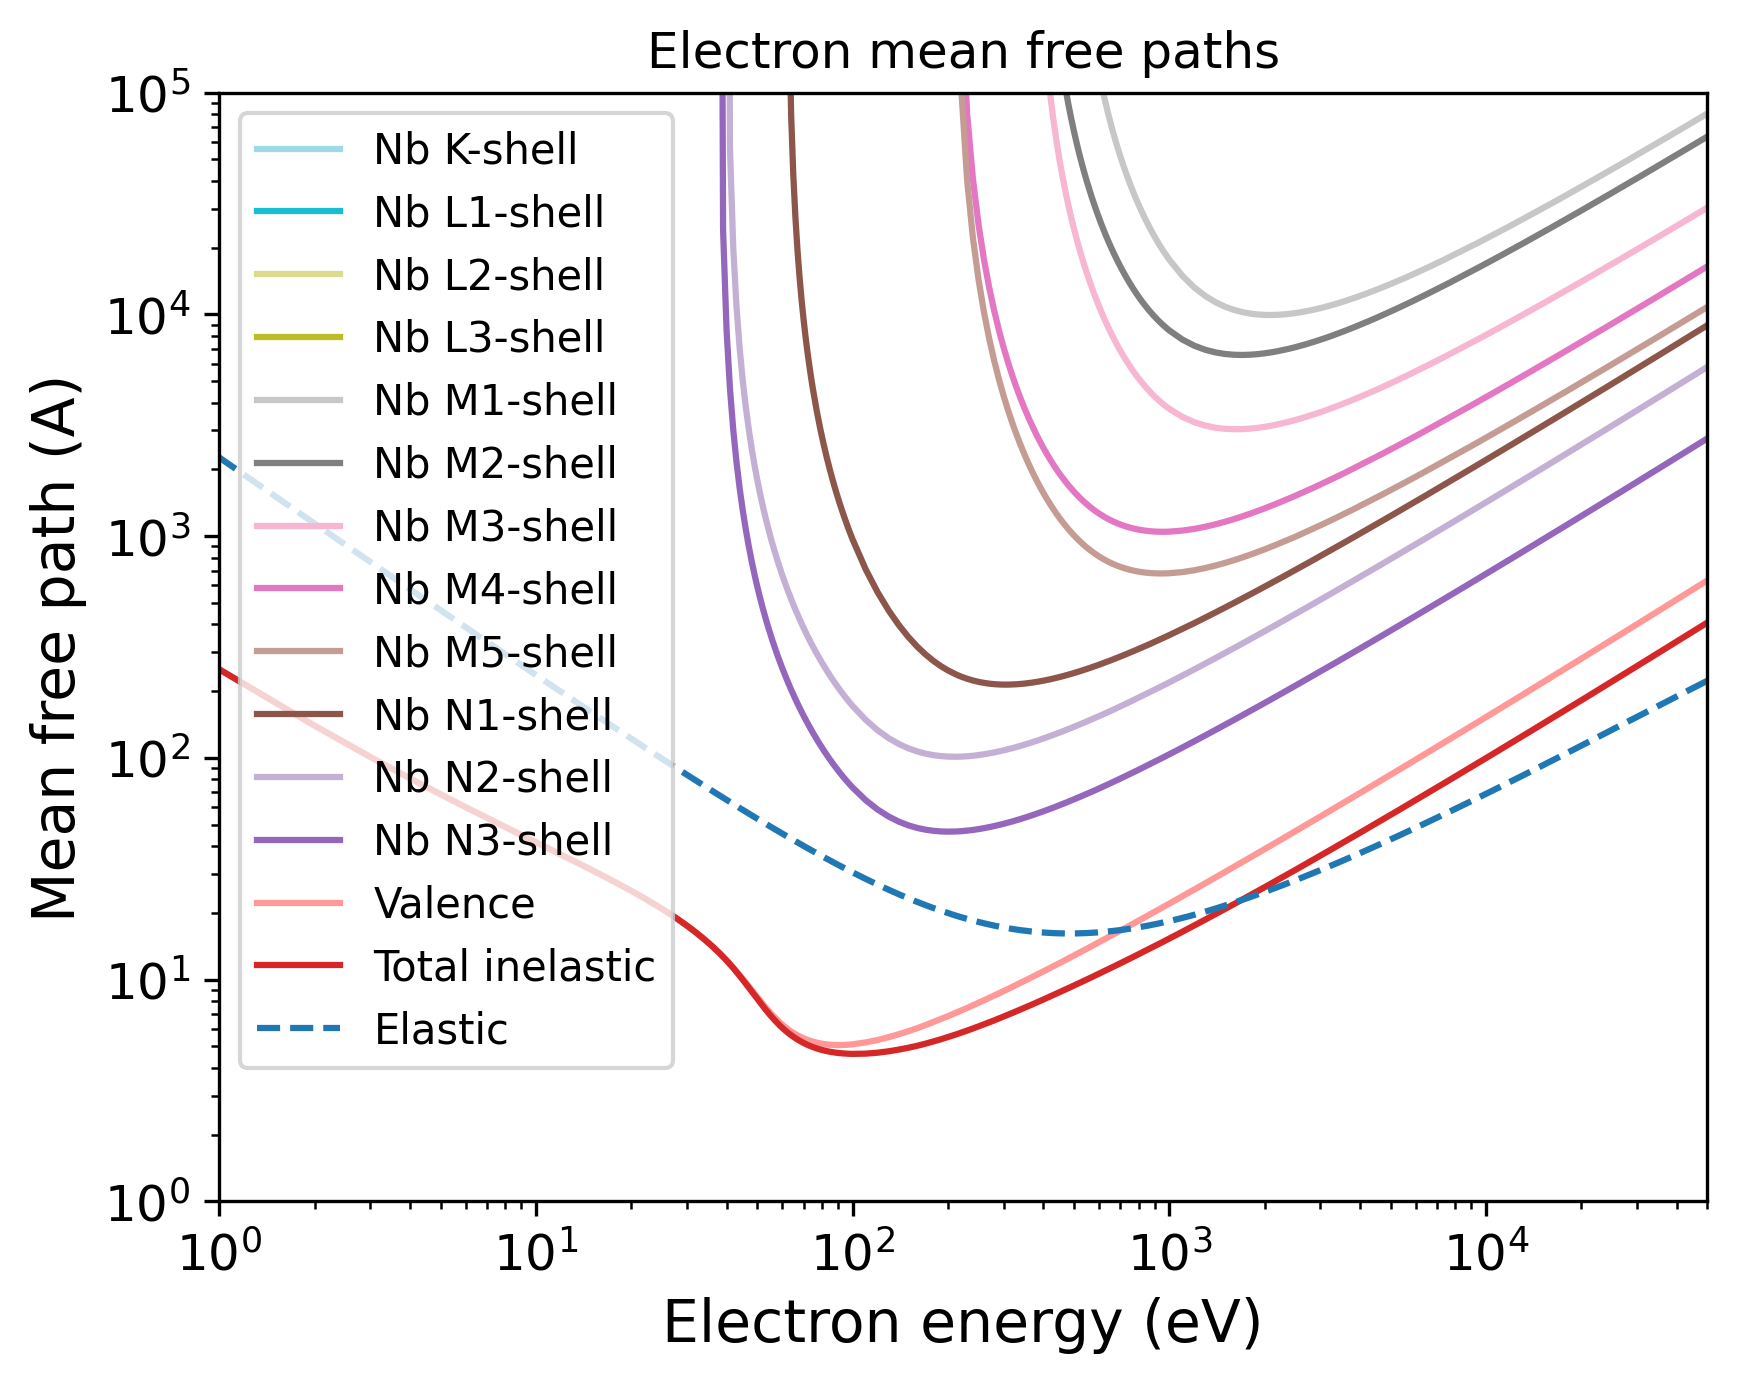

Reproduce this figure in Python.
import pandas as pd
import numpy as np
import matplotlib.pyplot as plt
import matplotlib.cm as cm
# Set the format:
plt.xlabel("Electron energy (eV)", fontsize=14)
plt.ylabel("Mean free path (A)", fontsize=14)
plt.xticks(fontsize=12)
plt.yticks(fontsize=12)
plt.grid(False)
# Set the axes:
# Read the output file:
df = pd.read_csv(r"OUTPUT_Nb_Electron_IMFP.dat", sep=r'\s+', header=None, comment="#", skipinitialspace=True)
plt.xscale("log")
plt.yscale("log")
# Prepare the plot:
columns_to_plot = [ 1, 2, 3, 4, 5, 6, 7, 8, 9, 10, 11, 12, 13, 14]
labels = [ "Nb K-shell", "Nb L1-shell", "Nb L2-shell", "Nb L3-shell", "Nb M1-shell", "Nb M2-shell", "Nb M3-shell", "Nb M4-shell", "Nb M5-shell", "Nb N1-shell", "Nb N2-shell", "Nb N3-shell", "Valence", "Total inelastic"]
# Create N distinct colors from a colormap
N = len(columns_to_plot)
colors = plt.cm.tab20(np.linspace(1, 0, 20))
# Set line styles:
linestyles = [ "-", "-", "-", "-", "-", "-", "-", "-", "-", "-", "-", "-", "-", "-"]
for i, col in enumerate(columns_to_plot):
    color = colors[i % len(colors)]
    ls    = linestyles[i % len(linestyles)]
    label = labels[i % len(labels)]
    plt.plot(df.iloc[:, 0], df.iloc[:, col],
    color=color,
    label=label,
    linestyle=ls)
# Add a curve from the second file
df2 = pd.read_csv(r"OUTPUT_Nb_Electron_EMFP.dat", sep=r'\s+', header=None, comment="#", skipinitialspace=True)
columns_to_plot2 = [ 2]
labels2 = [ "Elastic"]
# Create second part of the plot:
for col, label in zip(columns_to_plot2, labels2):
    plt.plot(df2.iloc[:, 0], df2.iloc[:, col], label=label, linestyle="--")
plt.xlim(1.00000000,50000.00000000)
plt.ylim(1.00000000,100000.00000000)
plt.title("Electron mean free paths")
plt.legend(loc="best", fontsize=10)
# Save the plot in this format:
plt.savefig("OUTPUT_MFP_electron.png", dpi=300, bbox_inches="tight")
